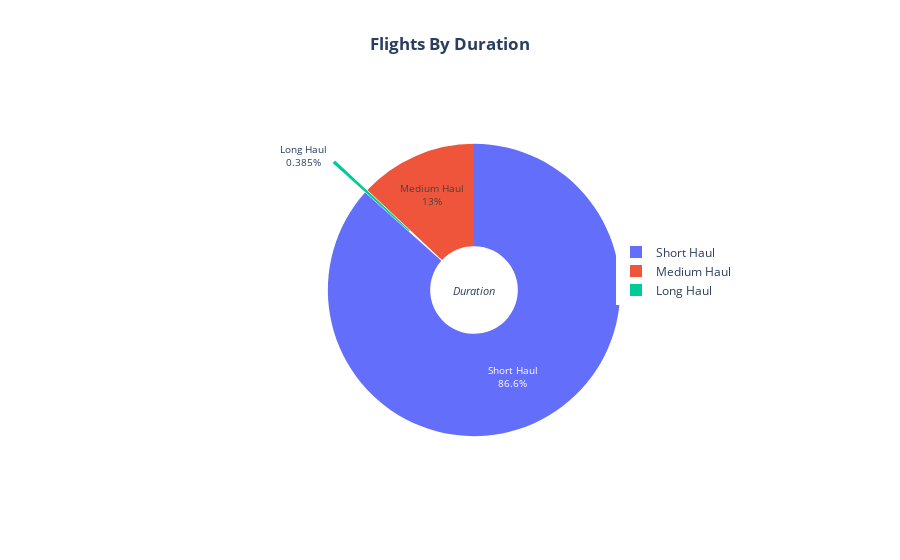

The notebook cell this image was saved under:
### Markdown cell above
#### **Task 8**: When (which hour) do most 'LONG', 'SHORT', 'MEDIUM' haul flights take off?

### Code cell
# Make a pie chart of flights by duration
df_dur = pd.DataFrame(df_flights['haul_length'].value_counts().reset_index().values, columns=["haul_length", "AggregateType"])

labels = ["Short Haul","Medium Haul","Long Haul"]

values = [df_dur['AggregateType'][0],df_dur['AggregateType'][1],df_dur['AggregateType'][2]]

figs = go.Figure(data=[go.Pie(labels=labels, values=values, pull=[0, 0, 0.3],textinfo = 'label+percent', hole = 0.3, hoverinfo="label+percent")])
figs.update_traces( textinfo='label + percent', textfont_size=10)
figs.update_layout(
    title_text="<b>Flights By Duration<b>",title_x = 0.5, font_size = 12,legend=dict(x=.75, y=0.55),
    # Add annotations in the center of the donut pies.
    annotations=[dict(text='<i>Duration<i>', x=0.5, y=0.5, font_size=11, showarrow=False)]
)
figs.show()

### Figure 1 — Plotly figure (JSON) as saved in the notebook; plotly's stock layout.template omitted (floating-point values rounded to 4 significant figures)
{"data": [{"hole": 0.3, "hoverinfo": "label+percent", "labels": ["Short Haul", "Medium Haul", "Long Haul"], "pull": [0, 0, 0.3], "textfont": {"size": 10}, "textinfo": "label+percent", "type": "pie", "values": [169636, 25481, 755]}], "layout": {"annotations": [{"font": {"size": 11}, "showarrow": false, "text": "<i>Duration<i>", "x": 0.5, "y": 0.5}], "font": {"size": 12}, "legend": {"x": 0.75, "y": 0.55}, "title": {"text": "<b>Flights By Duration<b>", "x": 0.5}}}
